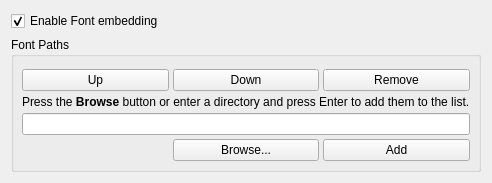
      <widget class="QWidget" name="tab3">
       <attribute name="title">
        <string>Printer</string>
       </attribute>
       <layout class="QVBoxLayout">
        <item>
         <widget class="QCheckBox" name="fontembeddingcheckbox">
          <property name="text">
           <string>Enable Font embedding</string>
          </property>
          <property name="checked">
           <bool>true</bool>
          </property>
         </widget>
        </item>
        <item>
         <widget class="QGroupBox" name="GroupBox10">
          <property name="sizePolicy">
           <sizepolicy hsizetype="Preferred" vsizetype="Expanding">
            <horstretch>0</horstretch>
            <verstretch>0</verstretch>
           </sizepolicy>
          </property>
          <property name="title">
           <string>Font Paths</string>
          </property>
          <layout class="QVBoxLayout">
           <property name="spacing">
            <number>4</number>
           </property>
           <property name="margin">
            <number>8</number>
           </property>
           <item>
            <layout class="QGridLayout">
             <property name="margin">
              <number>0</number>
             </property>
             <property name="spacing">
              <number>4</number>
             </property>
             <item row="1" column="0">
              <widget class="QPushButton" name="PushButton11">
               <property name="text">
                <string>Up</string>
               </property>
              </widget>
             </item>
             <item row="1" column="2">
              <widget class="QPushButton" name="PushButton13">
               <property name="text">
                <string>Remove</string>
               </property>
              </widget>
             </item>
             <item row="1" column="1">
              <widget class="QPushButton" name="PushButton12">
               <property name="text">
                <string>Down</string>
               </property>
              </widget>
             </item>
             <item row="0" column="0" colspan="3">
              <widget class="Q3ListBox" name="fontpathlistbox"/>
             </item>
            </layout>
           </item>
           <item>
            <layout class="QGridLayout">
             <property name="margin">
              <number>0</number>
             </property>
             <property name="spacing">
              <number>4</number>
             </property>
             <item row="2" column="0">
              <spacer>
               <property name="orientation">
                <enum>Qt::Horizontal</enum>
               </property>
               <property name="sizeType">
                <enum>QSizePolicy::Minimum</enum>
               </property>
               <property name="sizeHint" stdset="0">
                <size>
                 <width>20</width>
                 <height>20</height>
                </size>
               </property>
              </spacer>
             </item>
             <item row="2" column="2">
              <widget class="QPushButton" name="PushButton15">
               <property name="text">
                <string>Add</string>
               </property>
              </widget>
             </item>
             <item row="2" column="1">
              <widget class="QPushButton" name="PushButton14">
               <property name="text">
                <string>Browse...</string>
               </property>
              </widget>
             </item>
             <item row="0" column="0" colspan="3">
              <widget class="QLabel" name="TextLabel15_2">
               <property name="text">
                <string>Press the &lt;b&gt;Browse&lt;/b&gt; button or enter a directory and press Enter to add them to the list.</string>
               </property>
              </widget>
             </item>
             <item row="1" column="0" colspan="3">
              <widget class="QLineEdit" name="fontpathlineedit"/>
             </item>
            </layout>
           </item>
          </layout>
         </widget>
        </item>
       </layout>
      </widget>
